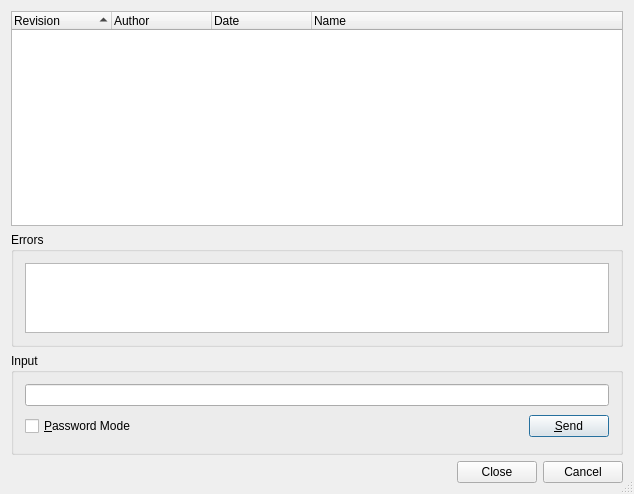
<ui version="4.0" >
 <class>SvnTagBranchListDialog</class>
 <widget class="QDialog" name="SvnTagBranchListDialog" >
  <property name="geometry" >
   <rect>
    <x>0</x>
    <y>0</y>
    <width>634</width>
    <height>494</height>
   </rect>
  </property>
  <property name="windowTitle" >
   <string>Subversion Tag List</string>
  </property>
  <property name="whatsThis" >
   <string>&lt;b>Subversion Tag/Branch List&lt;/b>
&lt;p>This dialog shows a list of the projects tags or branches.&lt;/p></string>
  </property>
  <property name="sizeGripEnabled" >
   <bool>true</bool>
  </property>
  <layout class="QVBoxLayout" >
   <item>
    <widget class="QTreeWidget" name="tagList" >
     <property name="sizePolicy" >
      <sizepolicy vsizetype="Expanding" hsizetype="Expanding" >
       <horstretch>0</horstretch>
       <verstretch>2</verstretch>
      </sizepolicy>
     </property>
     <property name="focusPolicy" >
      <enum>Qt::NoFocus</enum>
     </property>
     <property name="whatsThis" >
      <string>&lt;b>Tag/Branches List&lt;/b>
&lt;p>This shows a list of the projects tags or branches.&lt;/p></string>
     </property>
     <property name="alternatingRowColors" >
      <bool>true</bool>
     </property>
     <property name="rootIsDecorated" >
      <bool>false</bool>
     </property>
     <property name="itemsExpandable" >
      <bool>false</bool>
     </property>
     <property name="sortingEnabled" >
      <bool>true</bool>
     </property>
     <column>
      <property name="text" >
       <string>Revision</string>
      </property>
     </column>
     <column>
      <property name="text" >
       <string>Author</string>
      </property>
     </column>
     <column>
      <property name="text" >
       <string>Date</string>
      </property>
     </column>
     <column>
      <property name="text" >
       <string>Name</string>
      </property>
     </column>
    </widget>
   </item>
   <item>
    <widget class="QGroupBox" name="errorGroup" >
     <property name="sizePolicy" >
      <sizepolicy vsizetype="Expanding" hsizetype="Preferred" >
       <horstretch>0</horstretch>
       <verstretch>1</verstretch>
      </sizepolicy>
     </property>
     <property name="title" >
      <string>Errors</string>
     </property>
     <layout class="QVBoxLayout" >
      <item>
       <widget class="QTextEdit" name="errors" >
        <property name="focusPolicy" >
         <enum>Qt::NoFocus</enum>
        </property>
        <property name="readOnly" >
         <bool>true</bool>
        </property>
        <property name="acceptRichText" >
         <bool>false</bool>
        </property>
       </widget>
      </item>
     </layout>
    </widget>
   </item>
   <item>
    <widget class="QGroupBox" name="inputGroup" >
     <property name="title" >
      <string>Input</string>
     </property>
     <layout class="QGridLayout" >
      <item row="1" column="1" >
       <spacer>
        <property name="orientation" >
         <enum>Qt::Horizontal</enum>
        </property>
        <property name="sizeType" >
         <enum>QSizePolicy::Expanding</enum>
        </property>
        <property name="sizeHint" stdset="0" >
         <size>
          <width>327</width>
          <height>29</height>
         </size>
        </property>
       </spacer>
      </item>
      <item row="1" column="2" >
       <widget class="QPushButton" name="sendButton" >
        <property name="toolTip" >
         <string>Press to send the input to the subversion process</string>
        </property>
        <property name="text" >
         <string>&amp;Send</string>
        </property>
        <property name="shortcut" >
         <string>Alt+S</string>
        </property>
       </widget>
      </item>
      <item row="0" column="0" colspan="3" >
       <widget class="QLineEdit" name="input" >
        <property name="toolTip" >
         <string>Enter data to be sent to the subversion process</string>
        </property>
       </widget>
      </item>
      <item row="1" column="0" >
       <widget class="QCheckBox" name="passwordCheckBox" >
        <property name="toolTip" >
         <string>Select to switch the input field to password mode</string>
        </property>
        <property name="text" >
         <string>&amp;Password Mode</string>
        </property>
        <property name="shortcut" >
         <string>Alt+P</string>
        </property>
       </widget>
      </item>
     </layout>
    </widget>
   </item>
   <item>
    <widget class="QDialogButtonBox" name="buttonBox" >
     <property name="orientation" >
      <enum>Qt::Horizontal</enum>
     </property>
     <property name="standardButtons" >
      <set>QDialogButtonBox::Cancel|QDialogButtonBox::Close</set>
     </property>
    </widget>
   </item>
  </layout>
 </widget>
 <layoutdefault spacing="6" margin="11" />
 <pixmapfunction>qPixmapFromMimeSource</pixmapfunction>
 <tabstops>
  <tabstop>input</tabstop>
  <tabstop>passwordCheckBox</tabstop>
  <tabstop>sendButton</tabstop>
 </tabstops>
 <resources/>
 <connections/>
</ui>
